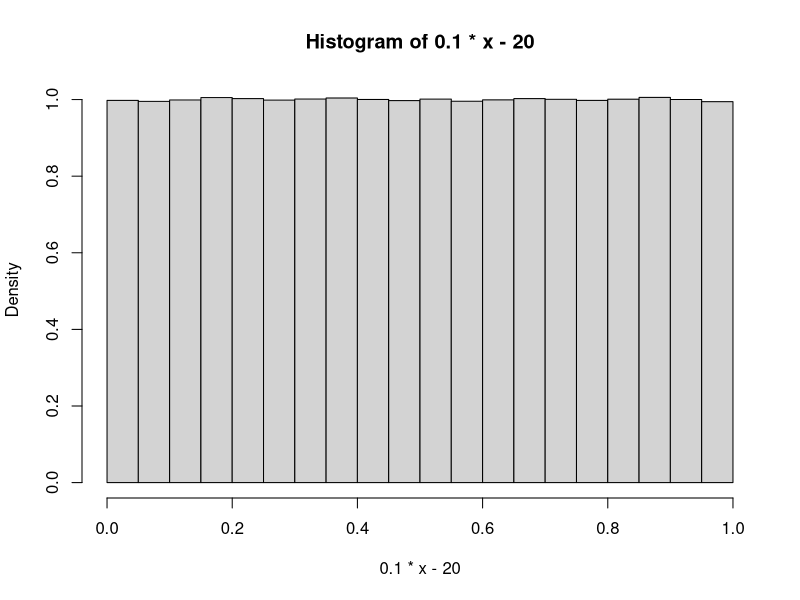
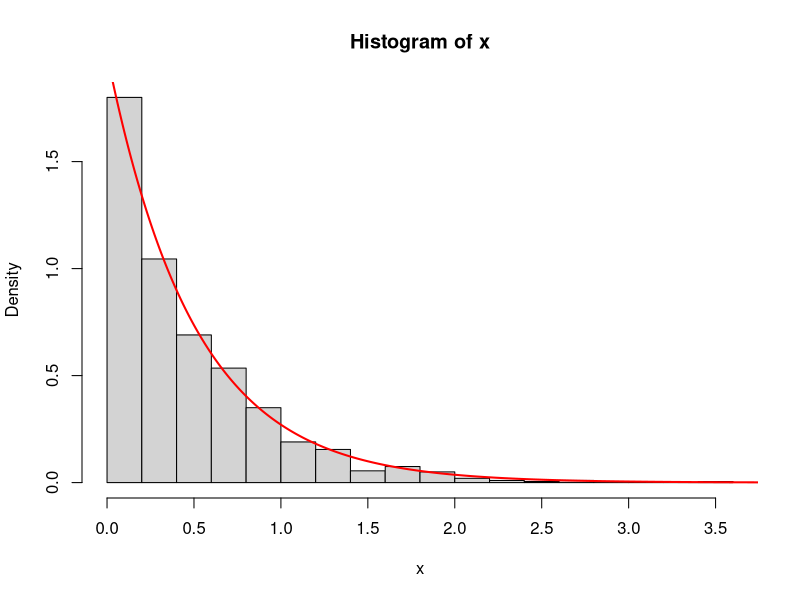

Recreate these plots in R, in order.
# Exercise 1
# Recall the proposition which states that if Y = F(X), then Y ~ uniform(0,1) 
# Consider the cdf Y = F(X) = 0 if x < 200, Y = F(X) = 0.1*x-20 if 200<=x<=210, Y = F(X) = 1 if x > 210
# Show the distribution of the cumulative probabilities calculated for a random sample of 1 million values of x.
x = runif(1000000, 200, 210);
hist(0.1*x-20, freq=FALSE);

# Exercise 2
# Use the inverse transformation method to simulate 10000 numbers from an exponential distribution 
# with a rate of λ = 2. Create a histogram of the simulated values, 
# together with the density curve of the exponential distribution.
u = runif(1000, 0, 1);
x = -log(1-u)/2;
hist(x, breaks=20, freq=FALSE);
x=seq(0, 10, length=1000);
fx=2*exp(-2*x);
lines(x, fx, lwd=2, col="red");
